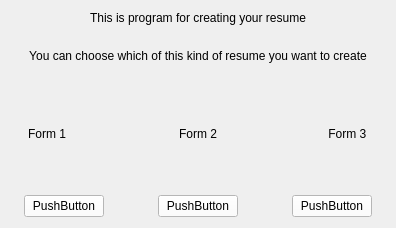
            <widget class="QWidget" name="page_11">
             <layout class="QVBoxLayout" name="verticalLayout_36">
              <item>
               <layout class="QVBoxLayout" name="verticalLayout_31">
                <item>
                 <layout class="QVBoxLayout" name="verticalLayout_30">
                  <item>
                   <widget class="QLabel" name="label_2">
                    <property name="text">
                     <string>This is program for creating your resume</string>
                    </property>
                    <property name="alignment">
                     <set>Qt::AlignCenter</set>
                    </property>
                   </widget>
                  </item>
                  <item>
                   <spacer name="verticalSpacer_6">
                    <property name="orientation">
                     <enum>Qt::Vertical</enum>
                    </property>
                    <property name="sizeHint" stdset="0">
                     <size>
                      <width>17</width>
                      <height>18</height>
                     </size>
                    </property>
                   </spacer>
                  </item>
                  <item>
                   <widget class="QLabel" name="label_13">
                    <property name="text">
                     <string>You can choose which of this kind of resume you want to create</string>
                    </property>
                    <property name="alignment">
                     <set>Qt::AlignCenter</set>
                    </property>
                   </widget>
                  </item>
                  <item>
                   <spacer name="verticalSpacer">
                    <property name="orientation">
                     <enum>Qt::Vertical</enum>
                    </property>
                    <property name="sizeHint" stdset="0">
                     <size>
                      <width>17</width>
                      <height>18</height>
                     </size>
                    </property>
                   </spacer>
                  </item>
                 </layout>
                </item>
                <item>
                 <spacer name="verticalSpacer_4">
                  <property name="orientation">
                   <enum>Qt::Vertical</enum>
                  </property>
                  <property name="sizeHint" stdset="0">
                   <size>
                    <width>20</width>
                    <height>40</height>
                   </size>
                  </property>
                 </spacer>
                </item>
                <item>
                 <layout class="QVBoxLayout" name="verticalLayout_29">
                  <item>
                   <layout class="QHBoxLayout" name="horizontalLayout_4">
                    <item>
                     <layout class="QVBoxLayout" name="verticalLayout_40">
                      <item>
                       <layout class="QVBoxLayout" name="verticalLayout_41">
                        <item>
                         <widget class="QLabel" name="label_17">
                          <property name="enabled">
                           <bool>true</bool>
                          </property>
                          <property name="sizePolicy">
                           <sizepolicy hsizetype="MinimumExpanding" vsizetype="Fixed">
                            <horstretch>0</horstretch>
                            <verstretch>0</verstretch>
                           </sizepolicy>
                          </property>
                          <property name="minimumSize">
                           <size>
                            <width>0</width>
                            <height>0</height>
                           </size>
                          </property>
                          <property name="text">
                           <string>Form 1</string>
                          </property>
                          <property name="alignment">
                           <set>Qt::AlignCenter</set>
                          </property>
                         </widget>
                        </item>
                        <item>
                         <widget class="QLabel" name="label_18">
                          <property name="styleSheet">
                           <string notr="true">background-image: url(:/newPrefix/form1.png);</string>
                          </property>
                          <property name="text">
                           <string/>
                          </property>
                          <property name="pixmap">
                           <pixmap resource="f1.qrc">:/newPrefix/form2.jpg</pixmap>
                          </property>
                          <property name="scaledContents">
                           <bool>true</bool>
                          </property>
                         </widget>
                        </item>
                       </layout>
                      </item>
                     </layout>
                    </item>
                    <item>
                     <spacer name="horizontalSpacer_2">
                      <property name="orientation">
                       <enum>Qt::Horizontal</enum>
                      </property>
                      <property name="sizeHint" stdset="0">
                       <size>
                        <width>38</width>
                        <height>20</height>
                       </size>
                      </property>
                     </spacer>
                    </item>
                    <item>
                     <layout class="QVBoxLayout" name="verticalLayout_37">
                      <item>
                       <layout class="QVBoxLayout" name="verticalLayout_28">
                        <item>
                         <widget class="QLabel" name="label_4">
                          <property name="sizePolicy">
                           <sizepolicy hsizetype="MinimumExpanding" vsizetype="Fixed">
                            <horstretch>0</horstretch>
                            <verstretch>0</verstretch>
                           </sizepolicy>
                          </property>
                          <property name="text">
                           <string>Form 2</string>
                          </property>
                          <property name="alignment">
                           <set>Qt::AlignCenter</set>
                          </property>
                         </widget>
                        </item>
                        <item>
                         <widget class="QLabel" name="label_3">
                          <property name="styleSheet">
                           <string notr="true">background-image: url(:/newPrefix/form1.png);</string>
                          </property>
                          <property name="text">
                           <string/>
                          </property>
                          <property name="pixmap">
                           <pixmap resource="f1.qrc">:/newPrefix/form2.jpg</pixmap>
                          </property>
                          <property name="scaledContents">
                           <bool>true</bool>
                          </property>
                         </widget>
                        </item>
                       </layout>
                      </item>
                     </layout>
                    </item>
                    <item>
                     <spacer name="horizontalSpacer">
                      <property name="orientation">
                       <enum>Qt::Horizontal</enum>
                      </property>
                      <property name="sizeHint" stdset="0">
                       <size>
                        <width>38</width>
                        <height>20</height>
                       </size>
                      </property>
                     </spacer>
                    </item>
                    <item>
                     <layout class="QVBoxLayout" name="verticalLayout_38">
                      <item>
                       <layout class="QVBoxLayout" name="verticalLayout_39">
                        <item>
                         <widget class="QLabel" name="label_15">
                          <property name="sizePolicy">
                           <sizepolicy hsizetype="MinimumExpanding" vsizetype="Fixed">
                            <horstretch>0</horstretch>
                            <verstretch>0</verstretch>
                           </sizepolicy>
                          </property>
                          <property name="text">
                           <string>Form 3 </string>
                          </property>
                          <property name="alignment">
                           <set>Qt::AlignCenter</set>
                          </property>
                         </widget>
                        </item>
                        <item>
                         <widget class="QLabel" name="label_16">
                          <property name="styleSheet">
                           <string notr="true">background-image: url(:/newPrefix/form1.png);</string>
                          </property>
                          <property name="text">
                           <string/>
                          </property>
                          <property name="pixmap">
                           <pixmap resource="f1.qrc">:/newPrefix/form3.jpg</pixmap>
                          </property>
                          <property name="scaledContents">
                           <bool>true</bool>
                          </property>
                         </widget>
                        </item>
                       </layout>
                      </item>
                     </layout>
                    </item>
                   </layout>
                  </item>
                  <item>
                   <spacer name="verticalSpacer_3">
                    <property name="orientation">
                     <enum>Qt::Vertical</enum>
                    </property>
                    <property name="sizeHint" stdset="0">
                     <size>
                      <width>17</width>
                      <height>28</height>
                     </size>
                    </property>
                   </spacer>
                  </item>
                  <item>
                   <layout class="QHBoxLayout" name="horizontalLayout_7">
                    <item>
                     <spacer name="horizontalSpacer_5">
                      <property name="orientation">
                       <enum>Qt::Horizontal</enum>
                      </property>
                      <property name="sizeHint" stdset="0">
                       <size>
                        <width>13</width>
                        <height>20</height>
                       </size>
                      </property>
                     </spacer>
                    </item>
                    <item>
                     <widget class="QPushButton" name="pushButton_2">
                      <property name="styleSheet">
                       <string notr="true">background-color: rgb(255, 255, 255);</string>
                      </property>
                      <property name="text">
                       <string>PushButton</string>
                      </property>
                     </widget>
                    </item>
                    <item>
                     <spacer name="horizontalSpacer_4">
                      <property name="orientation">
                       <enum>Qt::Horizontal</enum>
                      </property>
                      <property name="sizeHint" stdset="0">
                       <size>
                        <width>48</width>
                        <height>20</height>
                       </size>
                      </property>
                     </spacer>
                    </item>
                    <item>
                     <widget class="QPushButton" name="pushButton_3">
                      <property name="styleSheet">
                       <string notr="true">background-color: rgb(255, 255, 255);</string>
                      </property>
                      <property name="text">
                       <string>PushButton</string>
                      </property>
                     </widget>
                    </item>
                    <item>
                     <spacer name="horizontalSpacer_3">
                      <property name="orientation">
                       <enum>Qt::Horizontal</enum>
                      </property>
                      <property name="sizeHint" stdset="0">
                       <size>
                        <width>48</width>
                        <height>20</height>
                       </size>
                      </property>
                     </spacer>
                    </item>
                    <item>
                     <widget class="QPushButton" name="pushButton">
                      <property name="styleSheet">
                       <string notr="true">background-color: rgb(255, 255, 255);</string>
                      </property>
                      <property name="text">
                       <string>PushButton</string>
                      </property>
                     </widget>
                    </item>
                    <item>
                     <spacer name="horizontalSpacer_6">
                      <property name="orientation">
                       <enum>Qt::Horizontal</enum>
                      </property>
                      <property name="sizeHint" stdset="0">
                       <size>
                        <width>13</width>
                        <height>20</height>
                       </size>
                      </property>
                     </spacer>
                    </item>
                   </layout>
                  </item>
                 </layout>
                </item>
               </layout>
              </item>
             </layout>
            </widget>
